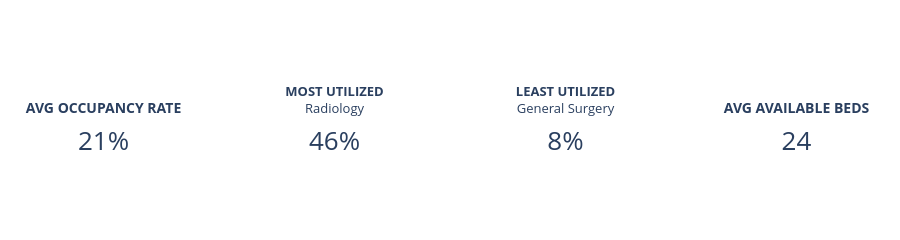

The notebook cell this image was saved under:
### Code cell
fig_kpi = make_subplots(
    rows=1,
    cols=4,
    specs=[[{"type": "indicator"}, {"type": "indicator"}, {"type": "indicator"}, {"type": "indicator"}]],
    horizontal_spacing=0.05
)

fig_kpi.add_trace(
    go.Indicator(
        mode="number",
        value=float(overall_occupancy),
        title={"text": "<b>AVG OCCUPANCY RATE</b>", "font": {"size": 14}},
        number={"suffix": "%", "valueformat": ".0f", "font": {"size": 26}}
    ),
    row=1, col=1
)

fig_kpi.add_trace(
    go.Indicator(
        mode="number",
        value=float(most_utilized["Avg_Occupancy_Rate"]),
        title={"text": f"<b>MOST UTILIZED</b><br>{most_utilized['department_name']}", "font": {"size": 13}},
        number={"suffix": "%", "valueformat": ".0f", "font": {"size": 26}}
    ),
    row=1, col=2
)

fig_kpi.add_trace(
    go.Indicator(
        mode="number",
        value=float(least_utilized["Avg_Occupancy_Rate"]),
        title={"text": f"<b>LEAST UTILIZED</b><br>{least_utilized['department_name']}", "font": {"size": 13}},
        number={"suffix": "%", "valueformat": ".0f", "font": {"size": 26}}
    ),
    row=1, col=3
)

fig_kpi.add_trace(
    go.Indicator(
        mode="number",
        value=float(avg_available_beds),
        title={"text": "<b>AVG AVAILABLE BEDS</b>", "font": {"size": 14}},
        number={"valueformat": ".0f", "font": {"size": 26}}
    ),
    row=1, col=4
)

fig_kpi.update_layout(
    height=190,
    margin=dict(l=10, r=10, t=50, b=10),
    paper_bgcolor="white",
    plot_bgcolor="white"
)

fig_kpi.show()

### Figure 1 — Plotly figure (JSON) as saved in the notebook; plotly's stock layout.template omitted (floating-point values rounded to 4 significant figures)
{"data": [{"domain": {"x": [0.0, 0.2125], "y": [0.0, 1.0]}, "mode": "number", "number": {"font": {"size": 26}, "suffix": "%", "valueformat": ".0f"}, "title": {"font": {"size": 14}, "text": "<b>AVG OCCUPANCY RATE</b>"}, "type": "indicator", "value": 20.53}, {"domain": {"x": [0.2625, 0.475], "y": [0.0, 1.0]}, "mode": "number", "number": {"font": {"size": 26}, "suffix": "%", "valueformat": ".0f"}, "title": {"font": {"size": 13}, "text": "<b>MOST UTILIZED</b><br>Radiology"}, "type": "indicator", "value": 46.1}, {"domain": {"x": [0.525, 0.7375], "y": [0.0, 1.0]}, "mode": "number", "number": {"font": {"size": 26}, "suffix": "%", "valueformat": ".0f"}, "title": {"font": {"size": 13}, "text": "<b>LEAST UTILIZED</b><br>General Surgery"}, "type": "indicator", "value": 7.8}, {"domain": {"x": [0.7875, 1.0], "y": [0.0, 1.0]}, "mode": "number", "number": {"font": {"size": 26}, "valueformat": ".0f"}, "title": {"font": {"size": 14}, "text": "<b>AVG AVAILABLE BEDS</b>"}, "type": "indicator", "value": 23.62}], "layout": {"height": 190, "margin": {"b": 10, "l": 10, "r": 10, "t": 50}, "paper_bgcolor": "white", "plot_bgcolor": "white"}}
